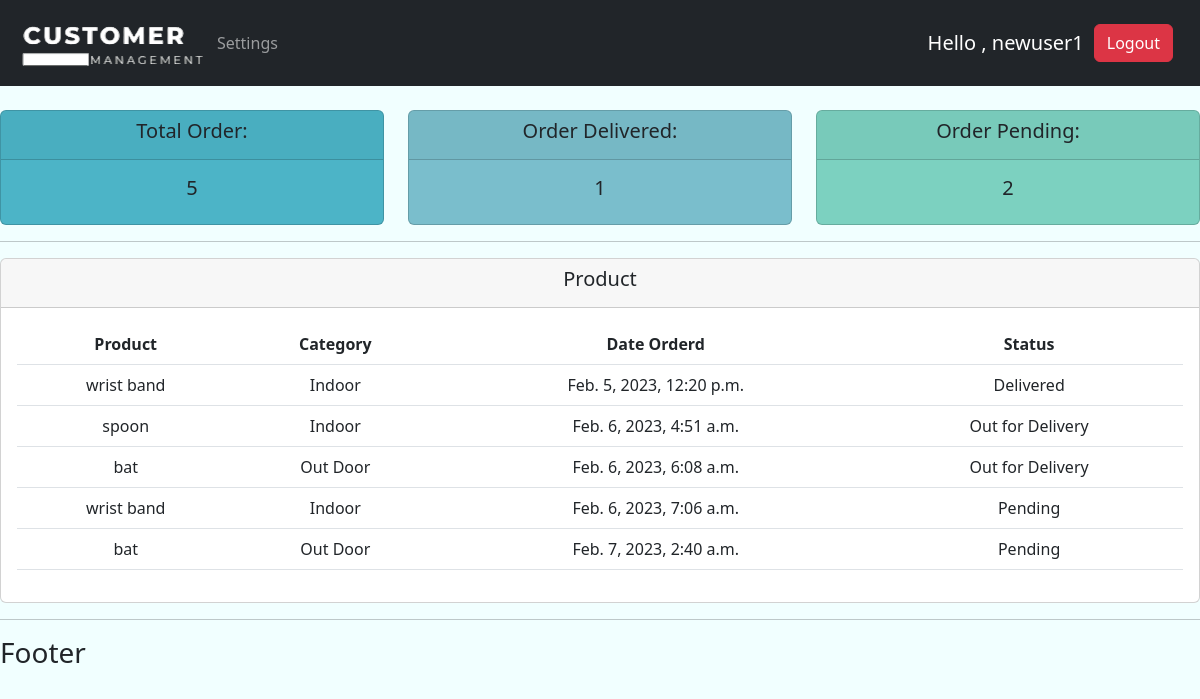
/user/ (signed in), run on the app's committed database.
### customer/models.py (models this page shows)
class Order(models.Model):
    STATUS =(
        ('Pending' , 'Pending'),
        ('Out for Delivery' , 'Out for Delivery'),
        ('Delivered' , 'Delivered'),
    )
    customer = models.ForeignKey(Customer,on_delete=models.SET_NULL , null=True)
    product = models.ForeignKey(Product,on_delete=models.SET_NULL , null=True)
    date_created=models.DateTimeField(auto_now_add=True,null=True)
    status=models.CharField(max_length=100,null=True,choices=STATUS)

class Product(models.Model):
    CATEGORY =(
        ('Indoor' , 'Indoor'),
        ('Out Door' , 'Out Door'),
    )
    name=models.CharField(max_length=100,null=True)
    price=models.FloatField(null=True)
    Tag=models.ManyToManyField(Tag)
    category=models.CharField(max_length=100,null=True ,choices=CATEGORY)
    description=models.CharField(max_length=200,null=True,blank=True)
    date_created=models.DateTimeField(auto_now_add=True,null=True)
    def __str__(self):
        return self.name

### customer/decoration.py (the view)
        def wrapper_func(request,*args, **kwargs):
            group = None
            if request.user.groups.exists():
                group= request.user.groups.all()[0].name
            if group in allowed_role:
                return view_func(request,*args, **kwargs)
            else:
                return HttpResponse('You are not authorized to this page')

### customer/decoration.py (called while the page is built)
def allowed_user(allowed_role=[]):
    def decorator(view_func):
        def wrapper_func(request,*args, **kwargs):
            group = None
            if request.user.groups.exists():
                group= request.user.groups.all()[0].name
            if group in allowed_role:
                return view_func(request,*args, **kwargs)
            else:
                return HttpResponse('You are not authorized to this page')
        return wrapper_func
    return decorator

### customer/views.py (called while the page is built)
@login_required(login_url='login')
@allowed_user(allowed_role=['customer'])
def user_page(request):
    orders=request.user.customer.order_set.all()
    total_orders=orders.count()
    delivered=orders.filter(status='Delivered').count()
    pending=orders.filter(status='Pending').count()
    context={
        'orders':orders,
        'total_order':total_orders,
        'delivered':delivered,
        'pending' : pending
    }
    return render(request,'user/user_page.html' , context)

### templates/user/user_page.html
{% extends 'main/main.html' %}
{% block content %}
<br>
<div class="row  text-center">
    <div class=" col-md-4">
        <div class="card text-center " id="total-order">
            <div class="card-header">
                <h5 class="card-title">Total Order:</h5>
            </div>
            <div class="card-body">
                <h5 class="card-title">{{total_order}}</h5>
            </div>
        </div>
    </div>
    <div class=" col-md-4">
        <div class="card text-center" id="order-deliver">
            <div class="card-header">
                <h5 class="card-title">Order Delivered:</h5>
            </div>
            <div class="card-body">
                <h5 class="card-title">{{delivered}}</h5>
            </div>
        </div>
    </div>
    <div class=" col-md-4">
        <div class="card text-center" id="order-pending">
            <div class="card-header">
                <h5 class="card-title">Order Pending:</h5>
            </div>
            <div class="card-body">
                <h5 class="card-title">{{pending}}</h5>
            </div>
        </div>
    </div>
</div>
<hr>
<div class="row  text-center">
    <div class=" col-md">
        <div class="card text-center " id="">
            <div class="card-header">
                <h5 class="card-title">Product</h5>
            </div>
            <div class="card-body">
                <table class="table ">
                    <thead>
                        <tr>
                        <th scope="col">Product</th>
                        <th scope="col">Category</th>
                        <th scope="col">Date Orderd</th>
                        <th scope="col">Status</th>
                        </tr>
                    </thead>
                    <tbody>
                        {% for order in orders %}
                        <tr>
                            <td>{{order.product}}</td>
                            <td>{{order.product.category}}</td>
                            <td>{{order.date_created}}</td>
                            <td>{{order.status}}</td>
                        </tr>
                        {% endfor %}
                    </tbody>
                </table>
            </div>
        </div>
    </div>
</div>
{% endblock content %}

### templates/navbar/navbar.html (shortened to what this page needs)
{% load static %}
<nav class="navbar navbar-expand-lg navbar-dark bg-dark">
    <div class="container-fluid">
      <img src="{% static 'images/logo.png' %}" alt="logo">
      <div class="collapse navbar-collapse" id="navbarNav">
        {% if request.user.is_staff %}
          <ul class="navbar-nav">
              <li class="nav-item">
                <a class="nav-link active" href="{% url 'dashboard' %}">Dashboard</a>
              </li>
              <li class="nav-item">
                <a class="nav-link" href="{% url 'product' %}">Product</a>
              </li>
          </ul>
        {% else %}
        <ul class="navbar-nav">
          <li class="nav-item">
            <a class="nav-link" href="{% url 'user_settings' %}">Settings</a>
          </li>
      </ul>
        {% endif %}
      </div>
      <div class=" nav navbar-nav navbar-right" style="margin-right:15px;">
        <h5 style="color:white;margin-right:10px;margin-top:7px;">Hello , {{request.user}}</h5>
        <ul class="nav navbar-nav navbar-right">
          <li style="align-content:center">
              <a href="{% url 'logout' %}" class="btn btn-danger">Logout</a>
          </li>
        </ul>
      </div>
    </div>
  </nav>

### static/css/stats.css (style rules this page uses)
body { background-color: rgba(240, 255, 255, 0.911); }
#total-order { background-color: #4cb4c7; }
#order-deliver { background-color: #7abecc; }
#order-pending { background-color: #7CD1C0; }

### data on the page
Order: product "wrist band", product.category "Indoor", date_created "Feb. 5, 2023, 12:20 p.m.", status "Delivered"
Order: product "spoon", product.category "Indoor", date_created "Feb. 6, 2023, 4:51 a.m.", status "Out for Delivery"
Order: product "bat", product.category "Out Door", date_created "Feb. 6, 2023, 6:08 a.m.", status "Out for Delivery"
Order: product "wrist band", product.category "Indoor", date_created "Feb. 6, 2023, 7:06 a.m.", status "Pending"
Order: product "bat", product.category "Out Door", date_created "Feb. 7, 2023, 2:40 a.m.", status "Pending"

### other printed values
{{ request.user }} "newuser1"
{{ total_order }} "5"
{{ delivered }} "1"
{{ pending }} "2"
